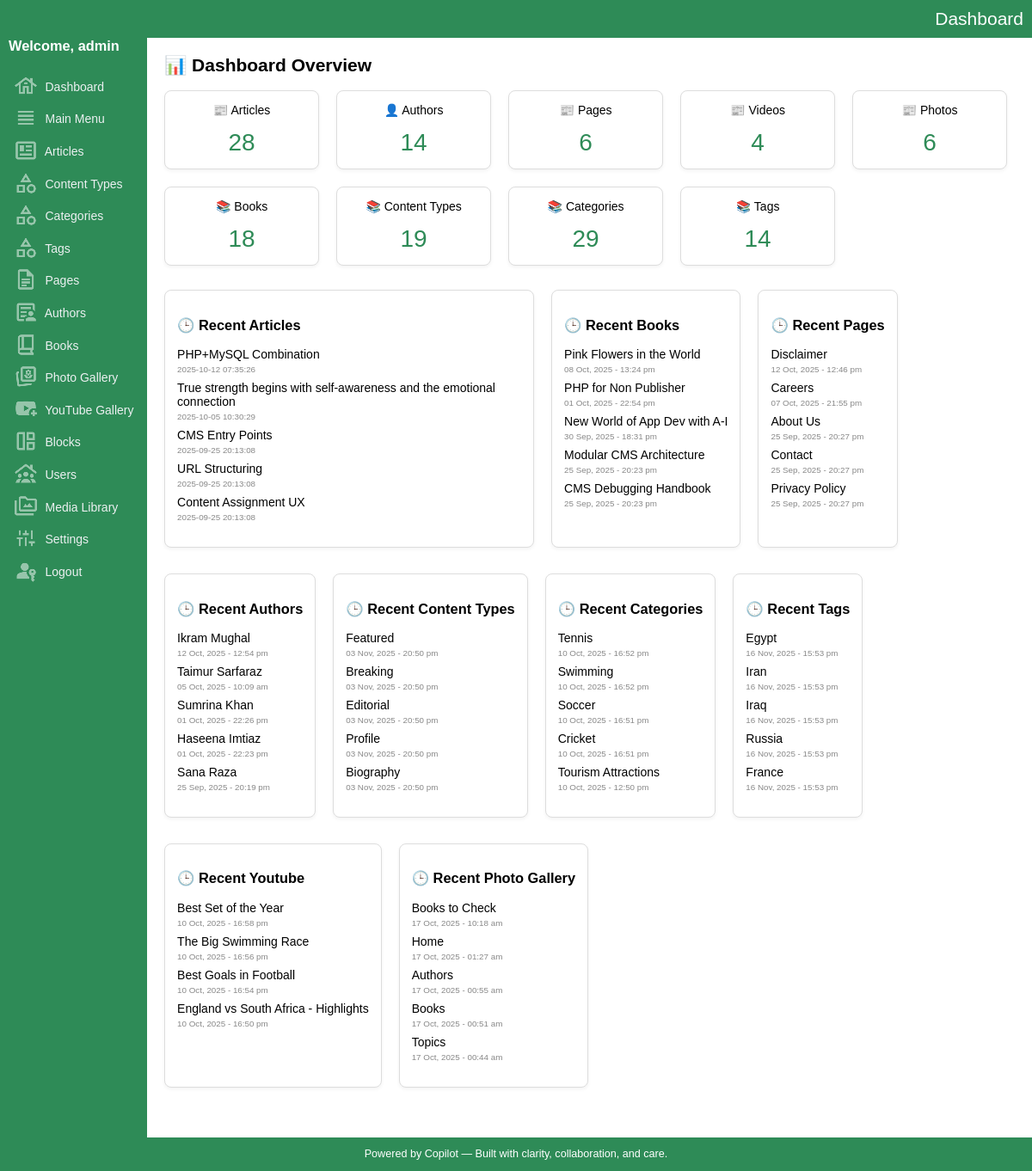
/admin/index.php (signed in), run on the app's committed database.
### tables this page shows
CREATE TABLE IF NOT EXISTS `articles` (
  `key_articles` int(10) UNSIGNED NOT NULL AUTO_INCREMENT,
  `key_media_banner` int(10) UNSIGNED DEFAULT '0',
  `document_code` varchar(50) NOT NULL DEFAULT '',
  `title` varchar(300) NOT NULL DEFAULT '',
  `title_sub` varchar(300) NOT NULL DEFAULT '',
  `article_snippet` varchar(1000) NOT NULL DEFAULT '',
  `article_content` mediumtext NOT NULL,
  `content_type` varchar(300) NOT NULL DEFAULT '',
  `book_indent_level` tinyint(4) NOT NULL DEFAULT '0',
  `url` varchar(200) NOT NULL DEFAULT '',
  `banner_image_url` varchar(2000) DEFAULT '',
  `sort` smallint(6) NOT NULL DEFAULT '0',
  `entry_date_time` datetime NOT NULL DEFAULT CURRENT_TIMESTAMP,
  `update_date_time` datetime NOT NULL DEFAULT CURRENT_TIMESTAMP ON UPDATE CURRENT_TIMESTAMP,
  `created_by` int(10) UNSIGNED DEFAULT NULL,
  `updated_by` int(10) UNSIGNED DEFAULT NULL,
  `is_featured` tinyint(1) NOT NULL DEFAULT '0',
  `show_on_home` tinyint(1) NOT NULL DEFAULT '1',
  `is_active` tinyint(1) DEFAULT '1',
  PRIMARY KEY (`key_articles`),
  KEY `fk_articles_media` (`key_media_banner`),
  KEY `entry_date_time` (`entry_date_time`),
  KEY `update_date_time` (`update_date_time`),
  KEY `is_active` (`is_active`),
  KEY `is_featured` (`is_featured`),
  KEY `document_code` (`document_code`)
);

CREATE TABLE IF NOT EXISTS `books` (
  `key_books` int(10) UNSIGNED NOT NULL AUTO_INCREMENT,
  `key_media_banner` int(10) UNSIGNED DEFAULT NULL,
  `title` varchar(200) NOT NULL DEFAULT '',
  `subtitle` varchar(200) NOT NULL DEFAULT '',
  `description` text NOT NULL,
  `banner_image_url` varchar(2000) DEFAULT '',
  `url` varchar(200) NOT NULL DEFAULT '',
  `author_name` varchar(200) NOT NULL DEFAULT '',
  `publisher` varchar(200) NOT NULL DEFAULT '',
  `publish_year` varchar(4) NOT NULL DEFAULT '',
  `isbn` varchar(17) DEFAULT '',
  `is_featured` tinyint(1) DEFAULT NULL,
  `language` varchar(50) DEFAULT NULL,
  `format` varchar(50) DEFAULT NULL,
  `weight_grams` int(11) DEFAULT NULL,
  `sku` varchar(50) DEFAULT NULL,
  `is_active` tinyint(1) DEFAULT '1',
  `sort` smallint(6) NOT NULL DEFAULT '0',
  `entry_date_time` datetime NOT NULL DEFAULT CURRENT_TIMESTAMP,
  `update_date_time` datetime NOT NULL DEFAULT CURRENT_TIMESTAMP ON UPDATE CURRENT_TIMESTAMP,
  `created_by` int(10) UNSIGNED DEFAULT NULL,
  `updated_by` int(10) UNSIGNED DEFAULT NULL,
  PRIMARY KEY (`key_books`),
  KEY `fk_books_media` (`key_media_banner`)
);

CREATE TABLE IF NOT EXISTS `pages` (
  `key_pages` int(10) UNSIGNED NOT NULL AUTO_INCREMENT,
  `key_media_banner` int(10) UNSIGNED DEFAULT NULL,
  `banner_image_url` varchar(2000) NOT NULL DEFAULT '',
  `title` varchar(200) NOT NULL DEFAULT '',
  `page_content` text NOT NULL,
  `url` varchar(200) NOT NULL DEFAULT '',
  `sort` smallint(6) NOT NULL DEFAULT '0',
  `is_active` tinyint(1) DEFAULT '1',
  `entry_date_time` datetime NOT NULL DEFAULT CURRENT_TIMESTAMP,
  `update_date_time` datetime NOT NULL DEFAULT CURRENT_TIMESTAMP ON UPDATE CURRENT_TIMESTAMP,
  PRIMARY KEY (`key_pages`),
  KEY `fk_pages_media` (`key_media_banner`)
);

CREATE TABLE IF NOT EXISTS `authors` (
  `key_authors` int(10) UNSIGNED NOT NULL AUTO_INCREMENT,
  `name` varchar(200) NOT NULL DEFAULT '',
  `email` varchar(200) NOT NULL DEFAULT '',
  `phone` varchar(50) NOT NULL DEFAULT '',
  `website` varchar(200) NOT NULL DEFAULT '',
  `url` varchar(200) NOT NULL DEFAULT '',
  `social_url_media1` varchar(200) NOT NULL DEFAULT '',
  `social_url_media2` varchar(200) NOT NULL DEFAULT '',
  `social_url_media3` varchar(200) NOT NULL DEFAULT '',
  `city` varchar(200) NOT NULL DEFAULT '',
  `state` varchar(200) NOT NULL DEFAULT '',
  `country` varchar(200) NOT NULL DEFAULT '',
  `banner_image_url` varchar(2000) DEFAULT '',
  `key_media_banner` int(10) UNSIGNED DEFAULT NULL,
  `description` varchar(2000) NOT NULL DEFAULT '',
  `is_active` tinyint(1) DEFAULT '1',
  `entry_date_time` datetime NOT NULL DEFAULT CURRENT_TIMESTAMP,
  `update_date_time` datetime NOT NULL DEFAULT CURRENT_TIMESTAMP,
  `created_by` int(10) UNSIGNED DEFAULT NULL,
  `updated_by` int(10) UNSIGNED DEFAULT NULL,
  PRIMARY KEY (`key_authors`),
  KEY `fk_authors_media` (`key_media_banner`)
);

CREATE TABLE IF NOT EXISTS `content_types` (
  `key_content_types` int(10) UNSIGNED NOT NULL AUTO_INCREMENT,
  `key_media_banner` int(10) UNSIGNED NOT NULL DEFAULT '0',
  `name` varchar(200) NOT NULL DEFAULT '',
  `description` varchar(1000) NOT NULL DEFAULT '',
  `url` varchar(200) NOT NULL DEFAULT '',
  `banner_image_url` varchar(2000) NOT NULL DEFAULT '',
  `sort` smallint(6) NOT NULL DEFAULT '0',
  `is_active` tinyint(1) DEFAULT '1',
  `entry_date_time` datetime NOT NULL DEFAULT CURRENT_TIMESTAMP,
  PRIMARY KEY (`key_content_types`)
);

CREATE TABLE IF NOT EXISTS `categories` (
  `key_categories` int(10) UNSIGNED NOT NULL AUTO_INCREMENT,
  `key_media_banner` int(10) UNSIGNED NOT NULL DEFAULT '0',
  `name` varchar(200) NOT NULL DEFAULT '',
  `description` varchar(1000) NOT NULL DEFAULT '',
  `url` varchar(200) NOT NULL DEFAULT '',
  `banner_image_url` varchar(2000) NOT NULL DEFAULT '',
  `sort` smallint(6) NOT NULL DEFAULT '0',
  `is_active` tinyint(1) DEFAULT '1',
  `entry_date_time` datetime NOT NULL DEFAULT CURRENT_TIMESTAMP,
  `category_type` enum('article','book','photo_gallery','video_gallery','global') NOT NULL DEFAULT 'global',
  PRIMARY KEY (`key_categories`)
);

CREATE TABLE IF NOT EXISTS `tags` (
  `key_tags` int(10) UNSIGNED NOT NULL AUTO_INCREMENT,
  `key_media_banner` int(10) UNSIGNED NOT NULL DEFAULT '0',
  `name` varchar(200) NOT NULL DEFAULT '',
  `description` varchar(1000) NOT NULL DEFAULT '',
  `url` varchar(200) NOT NULL DEFAULT '',
  `banner_image_url` varchar(2000) NOT NULL DEFAULT '',
  `sort` smallint(6) NOT NULL DEFAULT '0',
  `is_active` tinyint(1) DEFAULT '1',
  `entry_date_time` datetime NOT NULL DEFAULT CURRENT_TIMESTAMP,
  PRIMARY KEY (`key_tags`)
);

CREATE TABLE IF NOT EXISTS `youtube_gallery` (
  `key_youtube_gallery` int(11) NOT NULL AUTO_INCREMENT,
  `key_media_banner` int(10) UNSIGNED DEFAULT NULL,
  `title` varchar(255) DEFAULT NULL,
  `youtube_id` varchar(20) DEFAULT NULL,
  `thumbnail_url` varchar(2000) DEFAULT NULL,
  `description` text,
  `is_active` tinyint(1) DEFAULT '1',
  `entry_date_time` datetime DEFAULT CURRENT_TIMESTAMP,
  `created_by` int(10) UNSIGNED DEFAULT NULL,
  `updated_by` int(10) UNSIGNED DEFAULT NULL,
  `url` varchar(200) DEFAULT NULL,
  PRIMARY KEY (`key_youtube_gallery`),
  KEY `fk_youtube_gallery_media` (`key_media_banner`)
);

CREATE TABLE IF NOT EXISTS `photo_gallery` (
  `key_photo_gallery` int(10) UNSIGNED NOT NULL AUTO_INCREMENT,
  `key_media_banner` int(10) UNSIGNED DEFAULT NULL,
  `title` varchar(255) DEFAULT NULL,
  `image_url` varchar(2000) DEFAULT NULL,
  `description` text,
  `is_active` tinyint(1) DEFAULT '1',
  `entry_date_time` datetime DEFAULT CURRENT_TIMESTAMP,
  `update_date_time` datetime NOT NULL DEFAULT CURRENT_TIMESTAMP ON UPDATE CURRENT_TIMESTAMP,
  `created_by` int(10) UNSIGNED DEFAULT NULL,
  `updated_by` int(10) UNSIGNED DEFAULT NULL,
  `url` varchar(200) DEFAULT NULL,
  `available_for_blocks` tinyint(1) DEFAULT '0',
  `css` varchar(500) NOT NULL DEFAULT '',
  `slideshow_enabled` tinyint(1) NOT NULL DEFAULT '1',
  `navigation_type` enum('arrows','slideshow','both','none') NOT NULL DEFAULT 'slideshow',
  PRIMARY KEY (`key_photo_gallery`),
  KEY `fk_photo_gallery_media` (`key_media_banner`)
);

### admin/index.php (the view, shortened to what this page needs)
<?php
$username = $_SESSION["username"];
include("../dbconnection.php");
function getCount($table, $statusCol = 'is_active') {
	global $conn;
	$sql = "SELECT COUNT(*) as count FROM $table WHERE $statusCol = 1";
	$result = $conn->query($sql);
	$row = $result->fetch_assoc();
	return $row["count"];
}
function getRecent($table, $titleCol, $dateCol, $limit = 5) {
	global $conn;
	$sql = "SELECT $titleCol, $dateCol FROM $table ORDER BY $dateCol DESC LIMIT $limit";
	$result = $conn->query($sql);
	$rows = [];
	while ($row = $result->fetch_assoc()) {
		$rows[] = $row;
	}
	return $rows;
}
$totalArticles = getCount("articles");
$totalPages = getCount("pages");
$totalVideos = getCount("youtube_gallery");
$totalPhotos = getCount("photo_gallery");
$totalBooks = getCount("books");
$totalContentTypes = getCount("content_types");
$totalCategories = getCount("categories");
$totalTags = getCount("tags");
$totalAuthors = getCount("authors");
$recentArticles = getRecent("articles", "title", "entry_date_time", 5);
$recentBooks = getRecent("books", "title", "entry_date_time", 5);
$recentPages = getRecent("pages", "title", "entry_date_time", 5);
$recentAuthors = getRecent("authors", "name", "entry_date_time", 5);
$recentGallery = getRecent("photo_gallery", "title", "entry_date_time", 5);
$recentYoutube = getRecent("youtube_gallery", "title", "entry_date_time", 5);
$recentContentTypes = getRecent("content_types", "name", "entry_date_time", 5);
$recentCategories = getRecent("categories", "name", "entry_date_time", 5);
$recentTags = getRecent("tags", "name", "entry_date_time", 5);
?>
<!DOCTYPE html>
<html>
<head>
	<link rel="stylesheet" href="assets/css/style.css">
</head>
<body>
<header>
	Dashboard
</header>
<div class="container">
	<div class="sidebar">
		<h3>Welcome, <?= $username ?></h3>
		<a href="index.php"><img src="assets/images/icon-dashboard.png" class="sidebar-icon"> Dashboard</a>
		<a href="main_menu/list.php"><img src="assets/images/icon-main-menu.png" class="sidebar-icon"> Main Menu</a>
		<a href="articles/list.php"><img src="assets/images/icon-articles.png" class="sidebar-icon"> Articles</a>
		<a href="content_types/list.php"><img src="assets/images/icon-categories.png" class="sidebar-icon"> Content Types</a>
		<a href="categories/list.php"><img src="assets/images/icon-categories.png" class="sidebar-icon"> Categories</a>
		<a href="tags/list.php"><img src="assets/images/icon-categories.png" class="sidebar-icon"> Tags</a>
		<a href="pages/list.php"><img src="assets/images/icon-pages.png" class="sidebar-icon"> Pages</a>
		<a href="authors/list.php"><img src="assets/images/icon-authors.png" class="sidebar-icon"> Authors</a>
		<a href="books/list.php"><img src="assets/images/icon-books.png" class="sidebar-icon"> Books</a>
		<a href="photo_gallery/list.php"><img src="assets/images/icon-photo-gallery.png" class="sidebar-icon"> Photo Gallery</a>
		<a href="youtube_gallery/list.php"><img src="assets/images/icon-youtube-gallery.png" class="sidebar-icon"> YouTube Gallery</a>
		<a href="blocks/list.php"><img src="assets/images/icon-blocks.png" class="sidebar-icon"> Blocks</a>
		<a href="users/list.php"><img src="assets/images/icon-users.png" class="sidebar-icon"> Users</a>
		<a href="media_library/list.php"><img src="assets/images/icon-media-library.png" class="sidebar-icon"> Media Library</a>
		<a href="settings/list.php"><img src="assets/images/icon-settings.png" class="sidebar-icon"> Settings</a>
		<a href="users/logout.php"><img src="assets/images/icon-logout.png" class="sidebar-icon"> Logout</a>
	</div>
	<div class="main">
		<h2>📊 Dashboard Overview</h2>
		<div class="dashboard-metrics">
			<div class="metric-box">📰 Articles<br><span><?= $totalArticles ?></span></div>
			<div class="metric-box">👤 Authors<br><span><?= $totalAuthors ?></span></div>
			<div class="metric-box">📰 Pages<br><span><?= $totalPages ?></span></div>
			<div class="metric-box">📰 Videos<br><span><?= $totalVideos ?></span></div>
			<div class="metric-box">📰 Photos<br><span><?= $totalPhotos ?></span></div>
			<div class="metric-box">📚 Books<br><span><?= $totalBooks ?></span></div>
			<div class="metric-box">📚 Content Types<br><span><?= $totalContentTypes ?></span></div>
			<div class="metric-box">📚 Categories<br><span><?= $totalCategories ?></span></div>
			<div class="metric-box">📚 Tags<br><span><?= $totalTags ?></span></div>
		</div>
		<div class="recents">
			<div class="recent-activity">
				<h3>🕒 Recent Articles</h3>
				<ul>
				<?php foreach ($recentArticles as $item): ?>
					<li><?= htmlspecialchars($item['title']) ?><br> <small><?= $item['entry_date_time'] ?></small></li>
				<?php endforeach; ?>
				</ul>
			</div>
			<div class="recent-activity">
				<h3>🕒 Recent Books</h3>
				<ul>
				<?php foreach ($recentBooks as $item): ?>
					<li><?= htmlspecialchars($item['title']) ?><br> <small><?= date_format(date_create($item["entry_date_time"]), "d M, Y - H:i a") ?></small></li>
				<?php endforeach; ?>
				</ul>
			</div>
			<div class="recent-activity">
				<h3>🕒 Recent Pages</h3>
				<ul>
				<?php foreach ($recentPages as $item): ?>
					<li><?= htmlspecialchars($item['title']) ?><br> <small><?= date_format(date_create($item["entry_date_time"]), "d M, Y - H:i a") ?></small></li>
				<?php endforeach; ?>
				</ul>
			</div>
			<div class="recent-activity">
				<h3>🕒 Recent Authors</h3>
				<ul>
				<?php foreach ($recentAuthors as $item): ?>
					<li><?= htmlspecialchars($item['name']) ?><br> <small><?= date_format(date_create($item["entry_date_time"]), "d M, Y - H:i a") ?></small></li>
				<?php endforeach; ?>
				</ul>
			</div>
			<div class="recent-activity">
				<h3>🕒 Recent Content Types</h3>
				<ul>
				<?php foreach ($recentContentTypes as $item): ?>
					<li><?= htmlspecialchars($item['name']) ?><br> <small><?= date_format(date_create($item["entry_date_time"]), "d M, Y - H:i a") ?></small></li>
				<?php endforeach; ?>
				</ul>
			</div>
			<div class="recent-activity">
				<h3>🕒 Recent Categories</h3>
				<ul>
				<?php foreach ($recentCategories as $item): ?>
					<li><?= htmlspecialchars($item['name']) ?><br> <small><?= date_format(date_create($item["entry_date_time"]), "d M, Y - H:i a") ?></small></li>
				<?php endforeach; ?>
				</ul>
			</div>
			<div class="recent-activity">
				<h3>🕒 Recent Tags</h3>
				<ul>
				<?php foreach ($recentTags as $item): ?>
					<li><?= htmlspecialchars($item['name']) ?><br> <small><?= date_format(date_create($item["entry_date_time"]), "d M, Y - H:i a") ?></small></li>
				<?php endforeach; ?>
				</ul>
			</div>
			<div class="recent-activity">
				<h3>🕒 Recent Youtube</h3>
				<ul>
				<?php foreach ($recentYoutube as $item): ?>
					<li><?= htmlspecialchars($item['title']) ?><br> <small><?= date_format(date_create($item["entry_date_time"]), "d M, Y - H:i a") ?></small></li>
				<?php endforeach; ?>
				</ul>
			</div>
			<div class="recent-activity">
				<h3>🕒 Recent Photo Gallery</h3>
				<ul>
				<?php foreach ($recentGallery as $item): ?>
					<li><?= htmlspecialchars($item['title']) ?><br> <small><?= date_format(date_create($item["entry_date_time"]), "d M, Y - H:i a") ?></small></li>
				<?php endforeach; ?>
				</ul>
			</div>
		</div>
	</div>
</div>
<footer>
	Powered by Copilot &mdash; Built with clarity, collaboration, and care.
</footer>
</body>
</html>

### admin/assets/css/style.css (style rules this page uses)
body { margin:0; font-family:Arial, sans-serif; font-size:14px; }
a { color:seagreen; text-decoration:none; }
h2 { margin-top:0; }
header { color:#FFF; background:seagreen; padding:10px; text-align:right; font-size:1.5em; }
.container { display:flex; background:#fff; min-height:100vh; }
.sidebar { background:seagreen; color:#fff; padding:0 10px; }
.sidebar h3 { margin:0 0 20px 0; }
.sidebar a { display:block; color:#ecf0f1; padding:0.2em 0.4em 0.2em 0.4em; border-radius:4px; }
.sidebar-icon { vertical-align:middle; display:inline-block; margin:0 5px 4px 0; opacity:.5; }
.main { flex:1; padding:20px; border-radius:20px; }
.dashboard-metrics { display:flex; flex-wrap:wrap; gap:20px; margin-bottom:2em; }
.metric-box { background:#fff; border:1px solid #ddd; padding:1em; border-radius:8px; text-align:center; width:150px; box-shadow:0 2px 4px rgba(0,0,0,0.05); }
.metric-box span { display:block; font-size:2em; color:seagreen; margin-top:0.5em; }
.recents { display:flex; flex-wrap:wrap; gap:20px; margin-bottom:2em; }
.recent-activity { background:#fff; border:1px solid #ddd; padding:1em; margin-bottom:10px; border-radius:8px; box-shadow:0 2px 4px rgba(0,0,0,0.05); max-width:400px; }
.recent-activity ul { list-style:none; padding:0; }
.recent-activity li { margin-bottom:0.5em; }
.recent-activity small { color:#888; font-size:0.7em; }
footer { background:seagreen; color:#FFF; text-align:center; padding:1em; font-size:0.9em; }

### data on the page
articles: title "PHP+MySQL Combination", entry_date_time "2025-10-12 07:35:26"
articles: title "True strength begins with self-awareness and the emotional connection", entry_date_time "2025-10-05 10:30:29"
articles: title "CMS Entry Points", entry_date_time "2025-09-25 20:13:08"
articles: title "URL Structuring", entry_date_time "2025-09-25 20:13:08"
articles: title "Content Assignment UX", entry_date_time "2025-09-25 20:13:08"
books: title "Pink Flowers in the World", entry_date_time "08 Oct, 2025 - 13:24 pm"
books: title "PHP for Non Publisher", entry_date_time "01 Oct, 2025 - 22:54 pm"
books: title "New World of App Dev with A-I", entry_date_time "30 Sep, 2025 - 18:31 pm"
books: title "Modular CMS Architecture", entry_date_time "25 Sep, 2025 - 20:23 pm"
books: title "CMS Debugging Handbook", entry_date_time "25 Sep, 2025 - 20:23 pm"
pages: title "Disclaimer", entry_date_time "12 Oct, 2025 - 12:46 pm"
pages: title "Careers", entry_date_time "07 Oct, 2025 - 21:55 pm"
pages: title "About Us", entry_date_time "25 Sep, 2025 - 20:27 pm"
pages: title "Contact", entry_date_time "25 Sep, 2025 - 20:27 pm"
pages: title "Privacy Policy", entry_date_time "25 Sep, 2025 - 20:27 pm"
authors: name "Ikram Mughal", entry_date_time "12 Oct, 2025 - 12:54 pm"
authors: name "Taimur Sarfaraz", entry_date_time "05 Oct, 2025 - 10:09 am"
authors: name "Sumrina Khan", entry_date_time "01 Oct, 2025 - 22:26 pm"
authors: name "Haseena Imtiaz", entry_date_time "01 Oct, 2025 - 22:23 pm"
authors: name "Sana Raza", entry_date_time "25 Sep, 2025 - 20:19 pm"
content_types: name "Featured", entry_date_time "03 Nov, 2025 - 20:50 pm"
content_types: name "Breaking", entry_date_time "03 Nov, 2025 - 20:50 pm"
content_types: name "Editorial", entry_date_time "03 Nov, 2025 - 20:50 pm"
content_types: name "Profile", entry_date_time "03 Nov, 2025 - 20:50 pm"
content_types: name "Biography", entry_date_time "03 Nov, 2025 - 20:50 pm"
categories: name "Tennis", entry_date_time "10 Oct, 2025 - 16:52 pm"
categories: name "Swimming", entry_date_time "10 Oct, 2025 - 16:52 pm"
categories: name "Soccer", entry_date_time "10 Oct, 2025 - 16:51 pm"
categories: name "Cricket", entry_date_time "10 Oct, 2025 - 16:51 pm"
categories: name "Tourism Attractions", entry_date_time "10 Oct, 2025 - 12:50 pm"
tags: name "Egypt", entry_date_time "16 Nov, 2025 - 15:53 pm"
tags: name "Iran", entry_date_time "16 Nov, 2025 - 15:53 pm"
tags: name "Iraq", entry_date_time "16 Nov, 2025 - 15:53 pm"
tags: name "Russia", entry_date_time "16 Nov, 2025 - 15:53 pm"
tags: name "France", entry_date_time "16 Nov, 2025 - 15:53 pm"
youtube_gallery: title "Best Set of the Year", entry_date_time "10 Oct, 2025 - 16:58 pm"
youtube_gallery: title "The Big Swimming Race", entry_date_time "10 Oct, 2025 - 16:56 pm"
youtube_gallery: title "Best Goals in Football", entry_date_time "10 Oct, 2025 - 16:54 pm"
youtube_gallery: title "England vs South Africa - Highlights", entry_date_time "10 Oct, 2025 - 16:50 pm"
photo_gallery: title "Books to Check", entry_date_time "17 Oct, 2025 - 10:18 am"
photo_gallery: title "Home", entry_date_time "17 Oct, 2025 - 01:27 am"
photo_gallery: title "Authors", entry_date_time "17 Oct, 2025 - 00:55 am"
photo_gallery: title "Books", entry_date_time "17 Oct, 2025 - 00:51 am"
photo_gallery: title "Topics", entry_date_time "17 Oct, 2025 - 00:44 am"

### other printed values
$username "admin"
$totalArticles "28"
$totalAuthors "14"
$totalPages "6"
$totalVideos "4"
$totalPhotos "6"
$totalBooks "18"
$totalContentTypes "19"
$totalCategories "29"
$totalTags "14"
